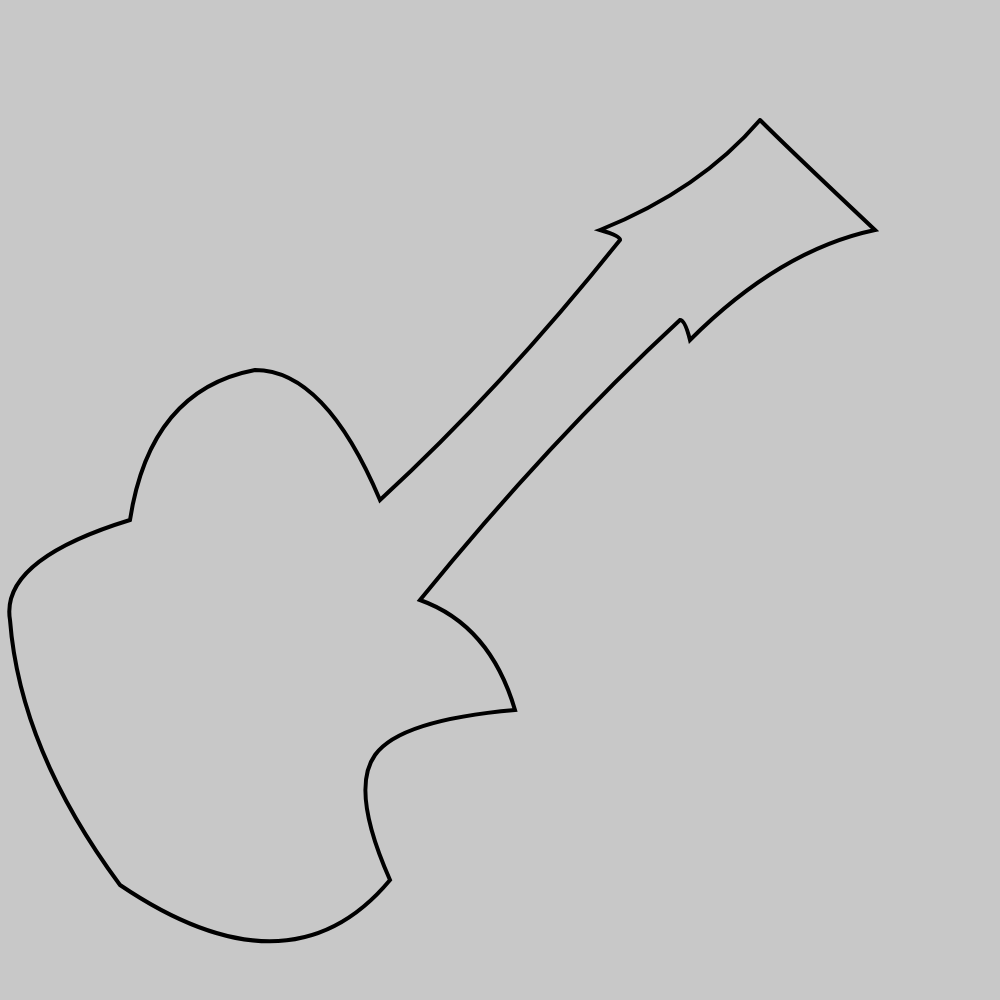
Frame 1 (no input)
Frame 2 (the mouse pressed at the canvas centre, redrawn once): identical to frame 1, image omitted

The p5.js sketch that drew this single still picture (run headless with seeded random() and noise() and a simulated clock; the mouse was pressed at the canvas centre and the sketch redrawn once):

// p5.js sketch
// ── sketch.js
function setup() {
    createCanvas(tempWidth, tempHeight);
    noLoop()
    console.log(`width: ${width}, height: ${height}`)
}

function draw() {
    background(200)

    noFill()
    strokeWeight(4)
    beginShape()
    vertex(760*M, 120*M)
    quadraticVertex(700*M, 190*M, 600*M, 230*M)
    quadraticVertex(621*M, 236*M, 620*M, 240*M)
    quadraticVertex(500*M, 390*M, 380*M, 500*M)
    quadraticVertex(325*M, 370*M, 255*M, 370*M)
    quadraticVertex(150*M, 390*M, 130*M, 520*M)
    quadraticVertex(0*M, 560*M, 10*M, 620*M)
    quadraticVertex(20*M, 750*M, 120*M, 885*M)
    quadraticVertex(290*M, 1000*M, 390*M, 880*M)
    quadraticVertex(350*M, 790*M, 375*M, 755*M)
    quadraticVertex(400*M, 720*M, 515*M, 710*M)
    quadraticVertex(490*M, 625*M, 420*M, 600*M)
    quadraticVertex(550*M, 440*M, 680*M, 320*M)
    quadraticVertex(685*M, 320*M, 690*M, 340*M)
    quadraticVertex(780*M, 250*M, 875*M, 230*M)
    quadraticVertex(790*M, 150*M, 760*M, 120*M)
    endShape()
}

function windowResized() {
    tempHeight = window.innerHeight
    tempWidth = tempHeight*ratio
    const dim = Math.min(tempWidth, tempHeight)
    M = dim / defaultSize
    console.log(`M: ${M}`)
    resizeCanvas(tempWidth, tempHeight);
}

// Foundation stuff from here down

class Random {
    constructor(seed) {
        this.seed = seed
    }
    random_dec() {
        this.seed ^= this.seed << 13
        this.seed ^= this.seed >> 17
        this.seed ^= this.seed << 5
        return ((this.seed < 0 ? ~this.seed + 1 : this.seed) % 100000000) / 100000000
    }
    random_num(a, b) {
        return a+(b-a)*this.random_dec()
    }
    random_int(a, b) {
        return Math.floor(this.random_num(a, b+1))
    }
}

function random_hash() {
    let x = "0123456789abcdef", hash = '0x'
    for (let i = 64; i > 0; --i) {
      hash += x[Math.floor(Math.random()*x.length)]
    }
    return hash
}

tokenData = {
    //hash: "0x11ac16678959949c12d5410212301960fc496813cbc3495bf77aeed738579738", 
    hash: random_hash(),
    tokenId: "123000456"
}

const defaultSize = 1000
const ratio = 1
let tempHeight = window.innerHeight
let tempWidth = tempHeight*ratio
let dim = Math.min(tempWidth, tempHeight)
let M = dim / defaultSize
console.log(`M: ${M}`)

const seed = parseInt(tokenData.hash.slice(0, 16), 16)
console.log(`Seed: ${seed}`)
const R = new Random(seed)
